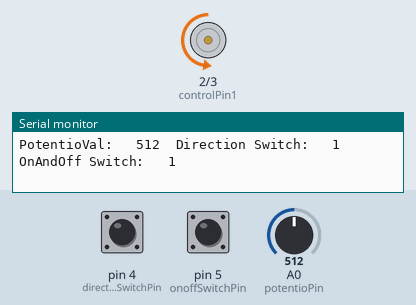
A sketch run on a simulated Arduino Uno, built with avr-gcc and run on an emulated ATmega328P. On the bench: motor-driver pin pairs drawn as motors (green arrow = first pin HIGH = forward, orange = second pin HIGH = backward, longer = more drive, scaled by the enable pin), the last lines printed to the serial monitor. Inputs (shaded band) come from the test bench; at power-on: A0 (potentioPin) = 512, pin 4 (directionSwitchPin) HIGH, pin 5 (onoffSwitchPin) HIGH.

Above: at 1.2 s.
1.3 s: A0 (potentioPin) set to 111
At 1.6 s:
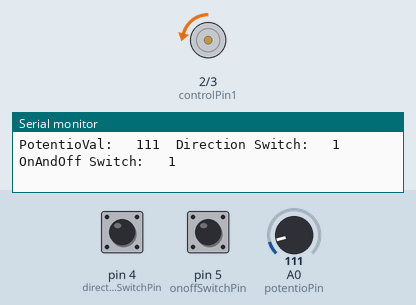
2.8 s: A0 (potentioPin) set to 90
At 3.8 s:
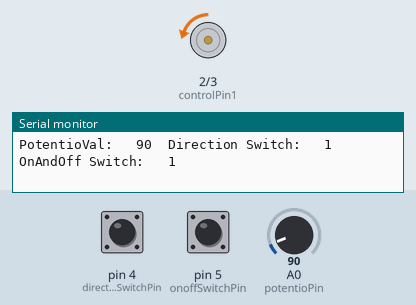
5.8 s: pin 4 (directionSwitchPin) pulled LOW for 0.15 s
At 7.1 s:
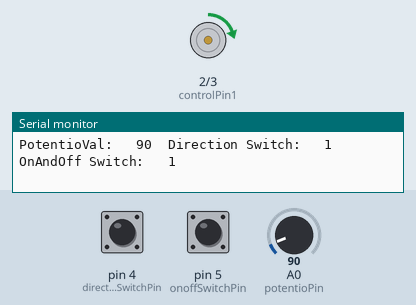
7.5 s: pin 5 (onoffSwitchPin) pulled LOW for 0.15 s
At 8.0 s:
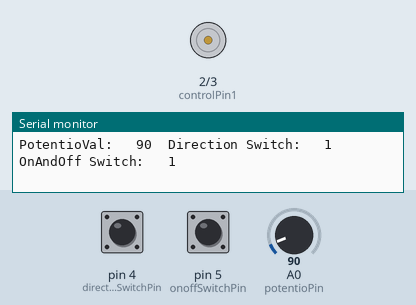
9.2 s: pin 4 (directionSwitchPin) pulled LOW for 1 s
11.7 s: pin 4 (directionSwitchPin) pulled LOW for 3.2 s
Timing chart, 0 to 14.7 s (numbered marks = the images above; inputs shaded):
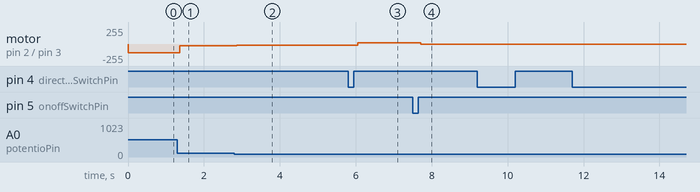

Measured:
- after the input at 1.3 s, motor on pin 2 (controlPin1) / pin 3 (controlPin2): backward 128/255 → backward 27/255 after 0.07 s
- after the input at 2.8 s, motor on pin 2 (controlPin1) / pin 3 (controlPin2): backward 27/255 → backward 22/255 after 0.06 s
- after the input at 5.8 s, motor on pin 2 (controlPin1) / pin 3 (controlPin2): backward 22/255 → forward 22/255 after 0.26 s
- after the input at 7.5 s, motor on pin 2 (controlPin1) / pin 3 (controlPin2): forward 22/255 → stopped after 0.21 s

The sketch:

Zoetrope.ino
```cpp
// Analog Input; will control the speed of the motor.
const int potentioPin = A0;

// Digital Input with 10KOhms in a series to the ground.
const int directionSwitchPin = 4;
const int onoffSwitchPin = 5;

// H-bridge: place the component where the imprinted letter can be
// read from left and right.
// Connection 7 and 2 the output signals on 6 and 3 on the H-bridge
  // Connect pin 7 to digital pin 2.
  const int controlPin1 = 2;
  // Connect pin 2 of H-bridge to digital pin 3;
  // These controlpins will control the direction.
  const int controlPin2 = 3;
  // Connect pin 1 of H-bridge to digital pin 9; on: receives 5V off: reveives 0V on motor.
  const int enablePin = 9;

int motorEnable = 0;
int motorSpeed = 0;
int motorDirection = 1;

int directionSwitchState;
int onoffSwitchState;
int preDirectionSwitchState;
int preOnOffSwitchState;

int potentioVal;

void setup() {
  // Digital INPUT
  pinMode(directionSwitchPin, INPUT);
  pinMode(onoffSwitchPin, INPUT);
  // OUTPUT
  pinMode(controlPin1, OUTPUT);
  pinMode(controlPin2, OUTPUT);
  pinMode(enablePin, OUTPUT);

  digitalWrite(enablePin, LOW);
  Serial.begin(9600);
}

void loop() {
  // put your main code here, to run repeatedly:
  potentioVal = analogRead(potentioPin);
  directionSwitchState = digitalRead(directionSwitchPin);
  onoffSwitchState = digitalRead(onoffSwitchPin);

  motorSpeed = potentioVal / 4;

  Serial.print("PotentioVal: \t");
  Serial.print(potentioVal);
  Serial.print("\tDirection Switch: \t");
  Serial.print(directionSwitchState);
  Serial.print("\tOnAndOff Switch: \t");
  Serial.println(onoffSwitchState);

  if (onoffSwitchState != preOnOffSwitchState && onoffSwitchState == HIGH)
  {
    motorEnable = !motorEnable;
  }

  if (directionSwitchState != preDirectionSwitchState && directionSwitchState == HIGH)
  {
    motorDirection = !motorDirection;
  }

  if (motorDirection == 1)
  {
    digitalWrite(controlPin1, HIGH);
    digitalWrite(controlPin2, LOW);
  }
  else {
    digitalWrite(controlPin1, LOW);
    digitalWrite(controlPin2, HIGH);
  }

  if (motorEnable == 1) {
    analogWrite(enablePin, motorSpeed);
  } else {
    analogWrite(enablePin, 0);
  }

  //Saving the previous state - prevents the case where the user holds down the
  //push botton longer than neccessary, 1 != 1 && HIGH -> therefore, it will no
  //trigger a change.
  preDirectionSwitchState = directionSwitchState;
  preOnOffSwitchState = onoffSwitchState;

}
```
